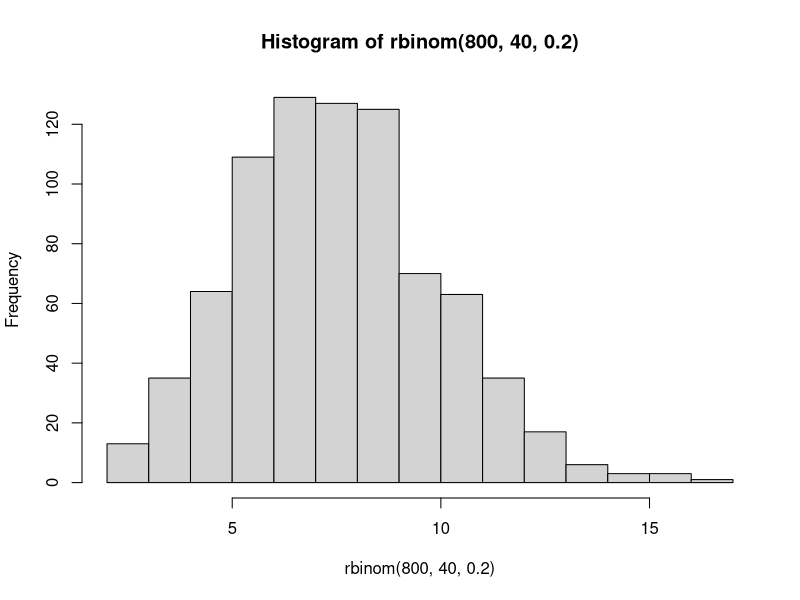
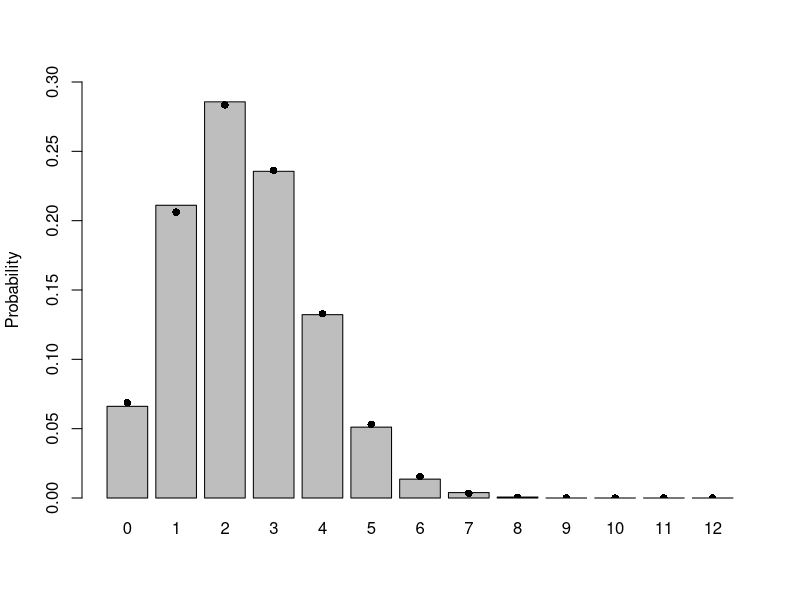
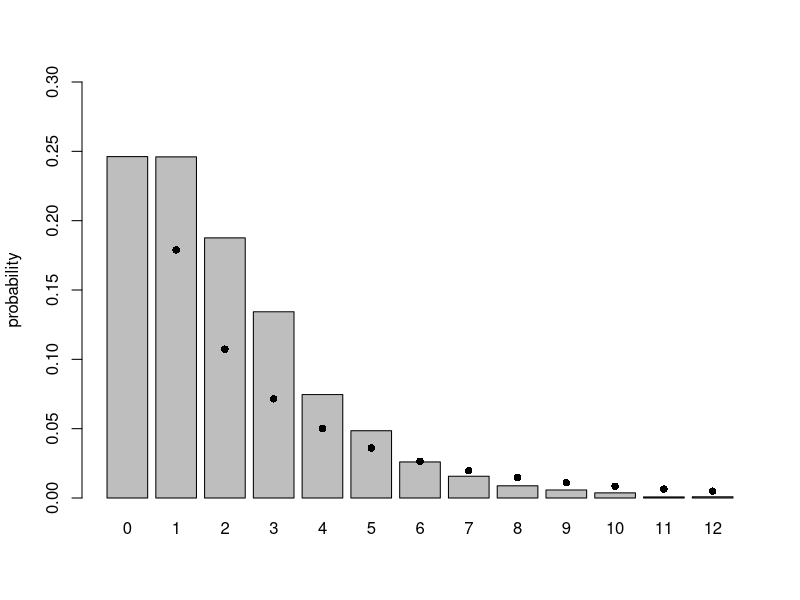
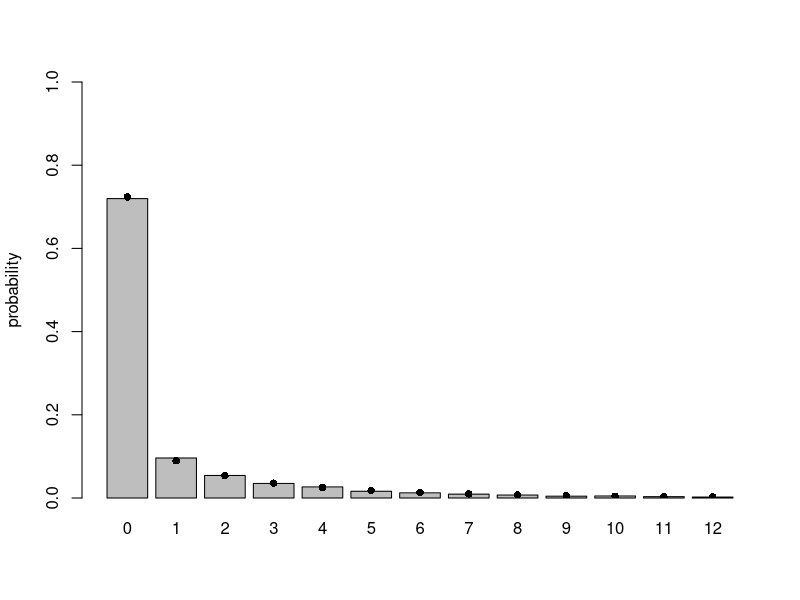
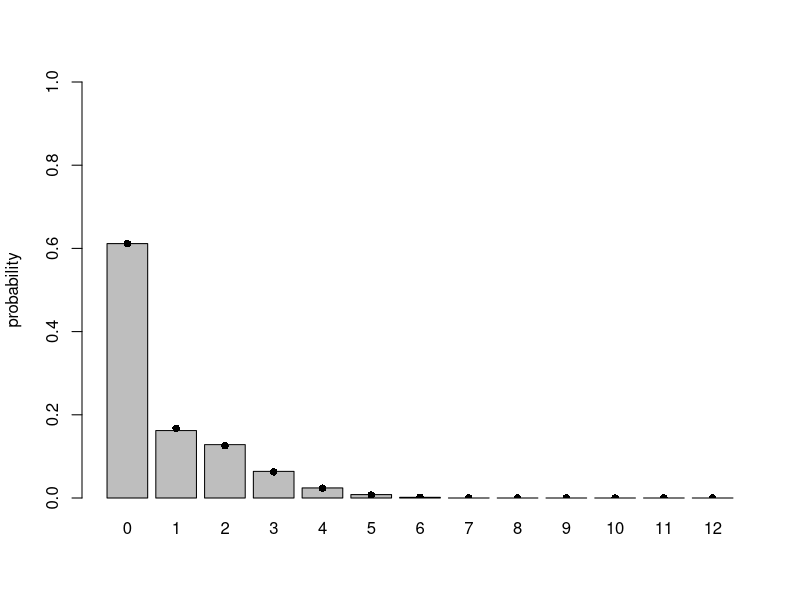

Reproduce these figures in R, in order.
#Lab 2

##generate 800 values using the binomial distribution
t <- rbinom(800, 40, 0.20)

t
#plot the values in a histogram
hist(rbinom(800, 40, 0.20))

x <-rbinom(10000,prob=0.2,size=12)

##Tabulate the values and divide by the number of samples to get a probability distribution
tx <- table(factor(x,levels=0:12))/10000

## Creates a barplot of the values, that will extend the y limits to make room for the 
#theoretical values and saving the x locations at which the bars are drawn
b1 <- barplot(tx,ylim=c(0,0.3),ylab="Probability")

#Add the theoretical values, plotting them at the same x-locations as the centers 
#of the bars:
points(b1, dbinom(0:12, prob = 0.2, size = 12), pch = 16)

#######Exercise 1.2 - Pick 10,000 negative binomial deviates with 
#mean = 2, k = 0.5. Draw histogram. Check that the mean and variance
#agree reasonably well with the theoretical values. Add points that 
#represent the theoretical distribution to the plot.

#Neg binomial: rnbinom(n, size, prob, mu) Parameterized with prob&size OR 
#mu & k(size)


j <- rnbinom(10000,2,0.5)
tj <- table(factor(j,levels=0:12))/10000
b2 <- barplot(tj,ylim=c(0,0.3),ylab = "probability")
points(b2, dnbinom(0:12, mu = 2, size = 0.5), pch = 16)




##Exercise 2 - Creating new distributions
#define a probability distribution for a zero-inflated negative binomial: 

#density function for zero-inflated negative binomial:
dzinbinom = function(x, mu, size, zprob)
{
ifelse(x == 0, 
zprob + (1 - zprob) * dnbinom(0, mu = mu, size = size), 
(1 - zprob) * dnbinom(x, mu = mu, size = size))
}

#random generator for the zero-inflated negative binomial:
rzinbinom = function(n, mu, size, zprob) 
{
ifelse(runif(n) < zprob,
0,
rnbinom(n, mu = mu, size = size))
}


m <- rzinbinom(10000,2,0.5,0.5)
tm <- table(factor(m,levels=0:12))/10000
b3 <- barplot(tm,ylim=c(0,1),ylab = "probability")
points(b3, dzinbinom(0:12, mu = 2, size = 0.5, zprob = 0.5), pch = 16)


######Now write a density function and random deviate generator for:
#A zero-inflated Poisson distribution

#density function for zero-inflated Poisoon distribution:
#Need to know Poisson: rpois(n, lambda) n = number of rando draws, lambda is 
#expected value of the distribution


dzinpoisson = function(n, lambda, zprob)
{
ifelse(n == 0, 
zprob + (1 - zprob) * dpois(0, lambda = lambda),
(1 - zprob) * dpois(n, lambda = lambda))
}

rzinpoisson = function(n, lambda, zprob)
{
ifelse(runif(n) < zprob,
0,
rpois(n, lambda = lambda))
}

s <- rzinpoisson(10000,1.5,0.5)
ts <- table(factor(s,levels=0:12))/10000
b4 <- barplot(ts,ylim=c(0,1),ylab = "probability")
points(b4, dzinpoisson(0:12, lambda = 1.5, zprob = 0.5), pch = 16)



####Compound distributions
#In R, can generate random deviates using vector of different parameters instead
#of just designating one parameter

#Typical generation of random deviates, where sample 8 clutches, each of 10 hatchlings, with 
#prob of survival of 0.8 (80%): 

rbinom(8, size = 10, prob = 0.8)

#But if clutches were all of different sizes, can pick random values using a vector 
#of sizes: 

clutch_size = c(10,9,9,12,10,10,8,11)
rbinom(8, size = clutch_size, prob = 0.8)


##3. Determining the error structure in your data:

#Read data in 

setwd("C:\\Users\\MBrandt\\Dropbox\\Transfer documents\\conferences\\Bayesian Statistics\\Classwork\\Day1-Intro\\Lab 2\\")

tows<-read.table("HMtab43.txt", header=TRUE)
